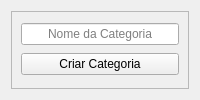
                    <widget class="QWidget" name="page_2">
                     <layout class="QVBoxLayout" name="verticalLayout_39">
                      <item>
                       <widget class="QFrame" name="layout_adc_categoria">
                        <property name="frameShape">
                         <enum>QFrame::Shape::StyledPanel</enum>
                        </property>
                        <property name="frameShadow">
                         <enum>QFrame::Shadow::Raised</enum>
                        </property>
                        <layout class="QGridLayout" name="gridLayout_5">
                         <item row="0" column="0">
                          <widget class="QLineEdit" name="input_nome_adc_categoria">
                           <property name="maximumSize">
                            <size>
                             <width>400</width>
                             <height>16777215</height>
                            </size>
                           </property>
                           <property name="styleSheet">
                            <string notr="true"/>
                           </property>
                           <property name="inputMask">
                            <string/>
                           </property>
                           <property name="text">
                            <string/>
                           </property>
                           <property name="alignment">
                            <set>Qt::AlignmentFlag::AlignCenter</set>
                           </property>
                           <property name="placeholderText">
                            <string>Nome da Categoria</string>
                           </property>
                          </widget>
                         </item>
                         <item row="1" column="0">
                          <widget class="QPushButton" name="btn_adc_categoria_2">
                           <property name="text">
                            <string>Criar Categoria</string>
                           </property>
                          </widget>
                         </item>
                        </layout>
                       </widget>
                      </item>
                     </layout>
                    </widget>
